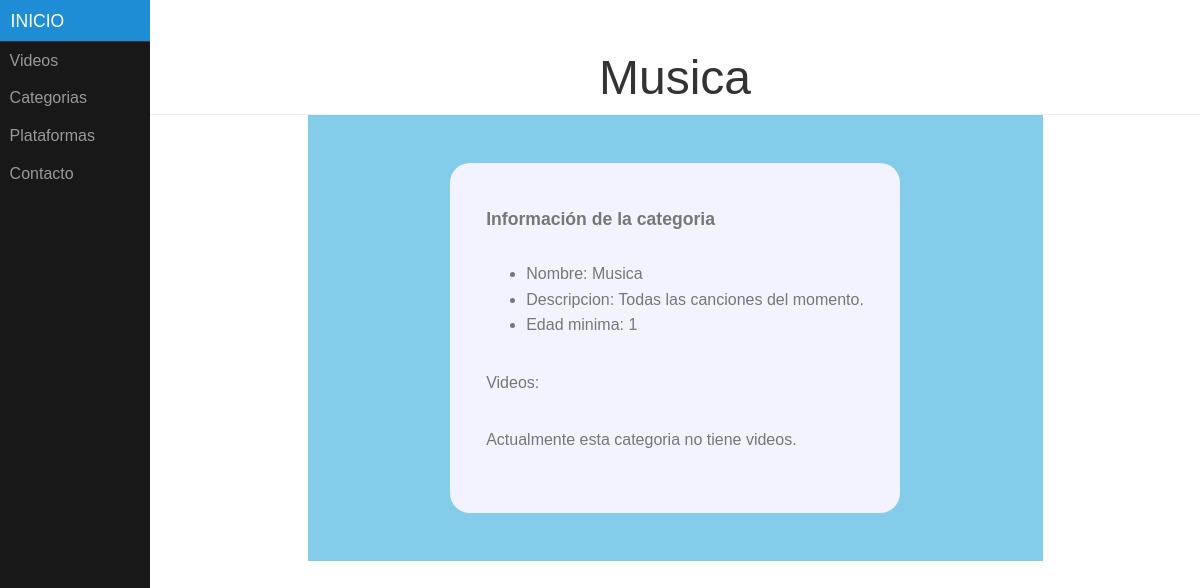
The page /categoria/3 on the database as committed earlier.
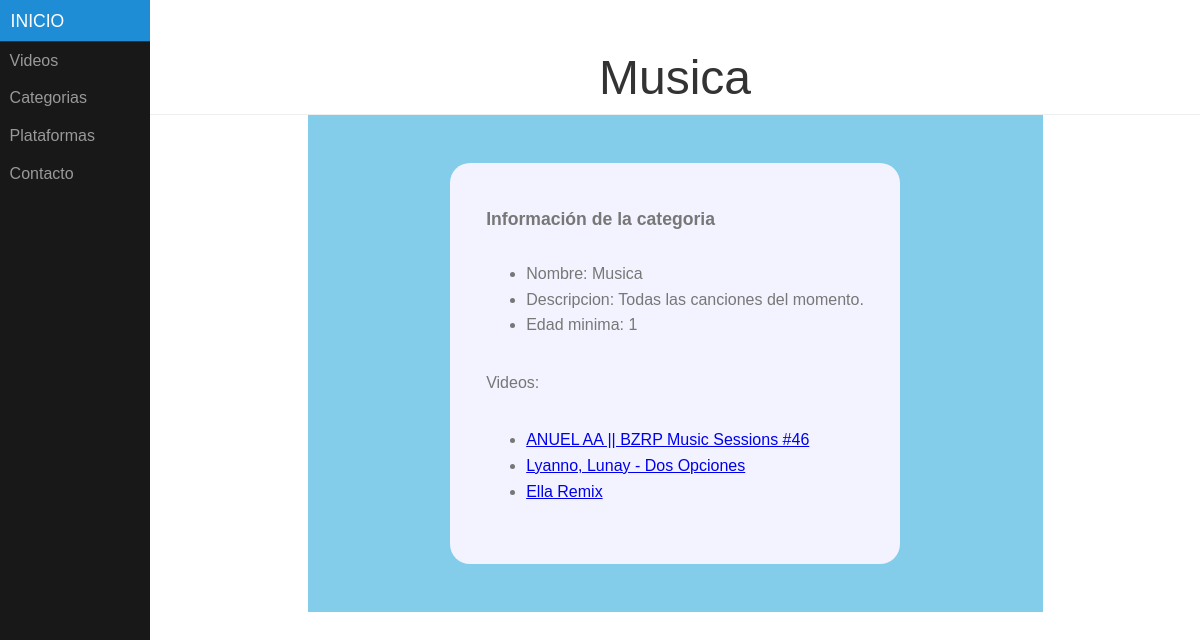
The same page on the database as committed later.
### appTopVideo/models.py (models this page shows, shortened)
class Video(models.Model):
	identificador = models.CharField(max_length=50)
	nombre = models.CharField(max_length=50)
	fecha = models.DateField(default='1970-01-01')
	descripcion = models.CharField(max_length=100)
	miniatura = models.CharField(max_length=50)
	duracion = models.IntegerField()
	calidad = models.CharField(max_length=50)
	categoria = models.ForeignKey(Categoria, on_delete=models.CASCADE)
	plataformas = models.ManyToManyField(Plataforma)

### appTopVideo/views.py (the view)
# urls.py: path('categoria/<int:idCategoria>', views.categoria, name="categoria"),
def categoria(request, idCategoria):
  categoria= get_object_or_404(Categoria, pk=idCategoria)
  seleccionados=[]
  videos=get_list_or_404(Video)
  for v in videos:
    if v.categoria.nombre == categoria.nombre:
            seleccionados.append(v)
  context = {'categoria': categoria, 'videos':seleccionados }
  return render(request, 'categoria.html', context)

### appTopVideo/templates/categoria.html (shortened to what this page needs)
{% extends "base.html" %}
{% block cabecera %}
{% load static %}
<h1>{{categoria.nombre}}</h1>
{% endblock %}
{% block contenido %}
				<section class="info">
			<div class="divInfo">
				<div class="enCurso">
			            <div class="datos">
						<span id="tituloDatos">Información de la categoria</span>
						<ul id=listaDatos>
							<li>Nombre: {{categoria.nombre}} </li>
							<li>Descripcion: {{categoria.descripcion}} </li>
							<li>Edad minima: {{categoria.edadMinima}} </li>
						</ul>
							<p>Videos: </p>
                            {% if videos%}
                                <ul id="listado">
                                    {% for v in videos%}
                                        <li><a href="{% url 'video' v.id%}">{{v.nombre}}</a></li>
                                    {% endfor %}
                                </ul>
                            {% else %}
                                <p>Actualmente esta categoria no tiene videos.</p>
                            {% endif %}
					</div>
				</div>
			</div>
		</section>
{% endblock %}

Rows that differ between the two databases and show on the page:
added Video: nombre "ANUEL AA || BZRP Music Sessions #46"
added Video: nombre "Lyanno, Lunay - Dos Opciones"
added Video: nombre "Ella Remix"
Other text that changed with them:
text no longer shown: "Actualmente esta categoria no tiene videos."
